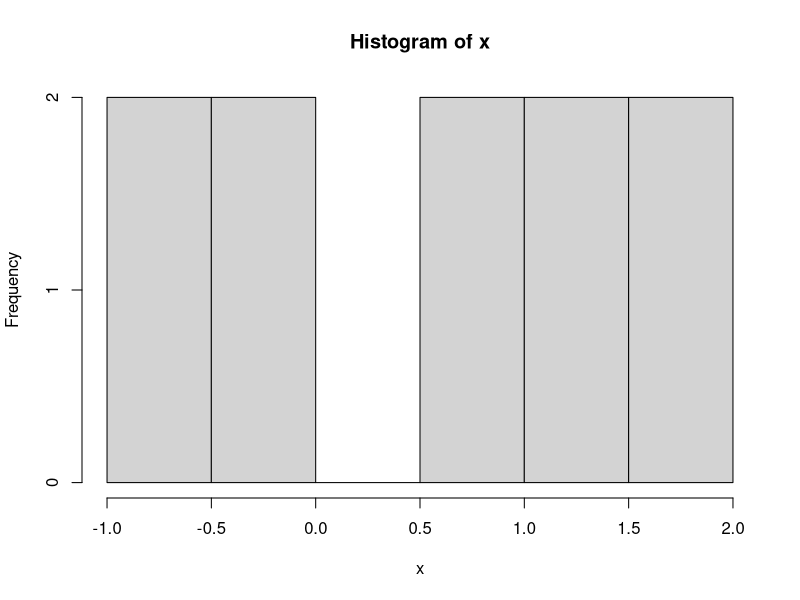

The R script that drew this image:
## ---- chunk 1
x <- rnorm(10)
summary(x)
## ---- chunk 2
hist(x)
